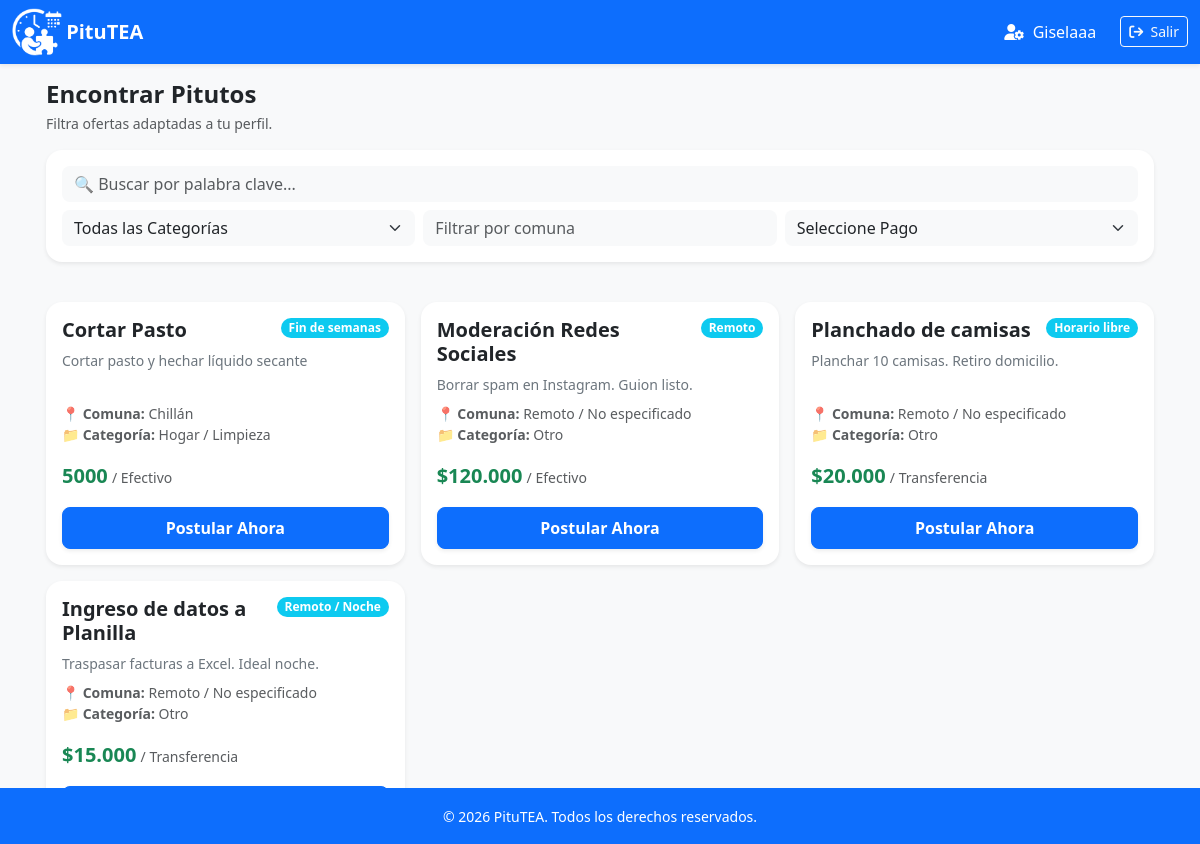
Screenshot of / (signed in) with the database file from the repository.
### app_pitutea/models.py (models this page shows, shortened)
class Pituto(models.Model):
    TIPO_PAGO_CHOICES = [
        ('Transferencia', 'Transferencia'),
        ('Efectivo', 'Efectivo'),
    ]
    creador = models.ForeignKey(User, on_delete=models.CASCADE, related_name='pitutos_creados', verbose_name="Oferente creador")
    titulo = models.CharField(max_length=200, verbose_name="Título del Pituto")
    descripcion = models.TextField(verbose_name="Descripción detallada")
    categoria = models.CharField(max_length=20, choices=CATEGORIAS_CHOICES, default='otro', verbose_name="Categoría del trabajo")
    comuna = models.CharField(max_length=100, blank=True, null=True, verbose_name="Comuna (Dejar en blanco si es Remoto)")
    pago = models.CharField(max_length=50, verbose_name="Monto a pagar (Ej: $15.000)")
    tipo_pago = models.CharField(max_length=20, choices=TIPO_PAGO_CHOICES, default='tarea', verbose_name="Modalidad de pago")
    flexibilidad = models.CharField(max_length=100, verbose_name="Etiqueta de Flexibilidad (Ej: Remoto / Noche)")
    activo = models.BooleanField(default=True, verbose_name="¿Está activo?")
    fecha_creacion = models.DateTimeField(auto_now_add=True)
    class Meta:
        verbose_name = "Pituto"
        verbose_name_plural = "Pitutos"
        ordering = ['-fecha_creacion']

### app_pitutea/views.py (the view)
# urls.py: path('', views.listar_ofertas, name='listar_ofertas'),
def listar_ofertas(request):
    ofertas = Pituto.objects.filter(activo=True)
    q = request.GET.get('q', '')
    if q:
        ofertas = ofertas.filter(Q(titulo__icontains=q) | Q(descripcion__icontains=q))
    tipo = request.GET.get('tipo', '')
    if tipo:
        ofertas = ofertas.filter(tipo_pago=tipo)
    categoria = request.GET.get('categoria', '')
    if categoria:
        ofertas = ofertas.filter(categoria=categoria)
    comuna = request.GET.get('comuna', '')
    if comuna:
        ofertas = ofertas.filter(comuna__icontains=comuna)
    if request.user.is_authenticated and hasattr(request.user, 'perfil') and request.user.perfil.rol == 'CUIDADOR':
        perfil = request.user.perfil
        ofertas_list = list(ofertas)
        for oferta in ofertas_list:
            oferta.es_recomendado = False
            if perfil.categoria_interes and oferta.categoria == perfil.categoria_interes:
                oferta.es_recomendado = True
            elif perfil.comuna and oferta.comuna and perfil.comuna.lower() in oferta.comuna.lower():
                oferta.es_recomendado = True
        ofertas_list.sort(key=lambda x: x.es_recomendado, reverse=True)
        ofertas = ofertas_list
    context = {
        'ofertas': ofertas,
        'q': q, 'tipo': tipo, 'categoria': categoria, 'comuna': comuna,
    }
    if request.headers.get('HX-Request') == 'true':
        return render(request, 'parcial_grilla_ofertas.html', context)
    return render(request, 'ofertas.html', context)

### app_pitutea/templates/ofertas.html (shortened to what this page needs)
{% extends 'base.html' %}
{% block content %}
<div class="row mb-3">
    <div class="col-12">
        <h1 class="h4 fw-bold text-dark mb-1">Encontrar Pitutos</h1>
        <p class="text-muted small">Filtra ofertas adaptadas a tu perfil.</p>
        <form class="bg-white p-3 rounded-4 shadow-sm mb-4"
              hx-get="{% url 'listar_ofertas' %}"
              hx-target="#grilla-ofertas"
              hx-trigger="input from:input, change from:select">
            <div class="row g-2 mb-2">
                <div class="col-12">
                    <input type="search" name="q" class="form-control rounded-3 bg-light border-0" placeholder="🔍 Buscar por palabra clave...">
                </div>
            </div>
            <div class="row g-2">
                <div class="col-12 col-md-4">
                    <select name="categoria" class="form-select rounded-3 bg-light border-0">
                        <option value="">Todas las Categorías</option>
                    </select>
                </div>
                <div class="col-6 col-md-4">
                    <input type="text" name="comuna" class="form-control rounded-3 bg-light border-0" placeholder="Filtrar por comuna">
                </div>
                <div class="col-6 col-md-4">
                    <select name="tipo" class="form-select rounded-3 bg-light border-0">
                        <option value="">Seleccione Pago</option>
                    </select>
                </div>
            </div>
        </form>
    </div>
</div>
<div id="grilla-ofertas" class="row g-3">
    {% include 'parcial_grilla_ofertas.html' %}
</div>
{% endblock %}

### app_pitutea/templates/base.html (shortened to what this page needs)
<!DOCTYPE html>
<html lang="es">
<head>
    <link href="https://cdn.jsdelivr.net/npm/bootstrap@5.3.2/dist/css/bootstrap.min.css" rel="stylesheet">
    <link rel="stylesheet" href="https://cdn.jsdelivr.net/npm/bootstrap-icons@1.5.0/font/bootstrap-icons.css">
</head>
<body class="bg-light">
    <nav class="navbar navbar-expand-lg navbar-dark bg-primary shadow-sm sticky-top d-none d-lg-block">
        <div class="container-fluid">
            {% load static %} <img src="{% static 'assets/img/Logo_v3.png' %}" alt="Logo Pitutea" width="50px">&nbsp;
            <a class="navbar-brand fw-bold" href="{% if user.is_authenticated and user.perfil.rol == 'OFERENTE' %}{% url 'panel_oferente' %}{% else %}{% url 'listar_ofertas' %}{% endif %}">PituTEA</a>
            <div class="collapse navbar-collapse">
                <ul class="navbar-nav ms-auto">
                    {% if user.is_authenticated %}
                        <li class="nav-item">
                            <a href="{% url 'editar_perfil' %}" class="nav-link text-white me-3">
                                <i class="fa-solid fa-user-gear"></i>&nbsp; {{ user.username }}</a>
                        </li>
                        <li class="nav-item">
                            <form action="{% url 'logout' %}" method="post">
                                <button type="submit" class="btn btn-outline-light btn-sm mt-1"><i class="fa-solid fa-arrow-right-from-bracket"></i>&nbsp; Salir</button>
                            </form>
                        </li>
                    {% endif %}
                </ul>
            </div>
        </div>
    </nav>
        <h5 class="m-0 fw-bold">{% load static %} PituTEA</h5>
    <main class="container px-3 pt-3">
        {% block content %}
        {% endblock %}
    </main>
    <footer class="bg-primary text-white text-center py-3 fixed-bottom d-none d-lg-block">
        <div class="container">
            <small>&copy; 2026 PituTEA. Todos los derechos reservados.</small>
        </div>
    </footer>
</body>
</html>

### app_pitutea/templates/parcial_grilla_ofertas.html (shortened to what this page needs)
{% for oferta in ofertas %}
<div class="col-12 col-md-6 col-lg-4">
    <div class="card h-100 shadow-sm rounded-4 {% if oferta.es_recomendado %}border-primary border-2{% else %}border-0{% endif %}">
        <div class="card-body d-flex flex-column">
            <div class="d-flex justify-content-between align-items-start mb-2">
                <h5 class="card-title fw-bold mb-0 text-dark">{{ oferta.titulo }}</h5>
                <span class="badge rounded-pill text-bg-info text-white">{{ oferta.flexibilidad }}</span>
            </div>
            <p class="card-text text-secondary small flex-grow-1 mb-2">{{ oferta.descripcion }}</p>
            <div class="mb-3 small text-muted">
                <strong>📍 Comuna:</strong> {{ oferta.comuna|default:"Remoto / No especificado" }}<br>
                <strong>📁 Categoría:</strong> {{ oferta.get_categoria_display }}
            </div>
            <div class="mt-auto mb-3">
                <span class="fs-5 fw-bold text-success">{{ oferta.pago }}</span>
                <span class="text-muted small">/ {{ oferta.tipo_pago }}</span>
            </div>
            {% if user.is_authenticated %}
                {% if user.perfil.rol == 'CUIDADOR' %}
                    <button
                        class="btn btn-primary w-100 fw-bold py-2 rounded-3 shadow-sm"
                        hx-post="{% url 'postular_pituto' oferta.id %}"
                        hx-swap="outerHTML"
                        hx-headers='{"X-CSRFToken": "{{ csrf_token }}"}'>
                        Postular Ahora
                    </button>
                {% else %}
                    <button class="btn btn-outline-secondary w-100 fw-bold py-2 rounded-3 disabled" disabled>
                        Solo Cuidadores
                    </button>
                {% endif %}
            {% else %}
                <a href="{% url 'login' %}" class="btn btn-primary w-100 fw-bold py-2 rounded-3 shadow-sm">
                    Inicia Sesión para Postular
                </a>
            {% endif %}
        </div>
    </div>
</div>
{% endfor %}

### app_pitutea/templates/base.html (style rules this page uses)
body { padding-bottom: 70px; -webkit-tap-highlight-color: transparent; }
@media (min-width: 992px) { body { padding-bottom: 0; } }

### rows the page displays
Pituto: titulo "Cortar Pasto", flexibilidad "Fin de semanas", descripcion "Cortar pasto y hechar líquido secante", comuna "Chillán", categoria "Hogar / Limpieza", pago "5000", tipo_pago "Efectivo"
Pituto: titulo "Moderación Redes Sociales", flexibilidad "Remoto", descripcion "Borrar spam en Instagram. Guion listo.", comuna "Remoto / No especificado", categoria "Otro", pago "$120.000", tipo_pago "Efectivo"
Pituto: titulo "Planchado de camisas", flexibilidad "Horario libre", descripcion "Planchar 10 camisas. Retiro domicilio.", comuna "Remoto / No especificado", categoria "Otro", pago "$20.000", tipo_pago "Transferencia"
Pituto: titulo "Ingreso de datos a Planilla", flexibilidad "Remoto / Noche", descripcion "Traspasar facturas a Excel. Ideal noche.", comuna "Remoto / No especificado", categoria "Otro", pago "$15.000", tipo_pago "Transferencia"

### other values shown
{{ user.username }} "Giselaaa"
